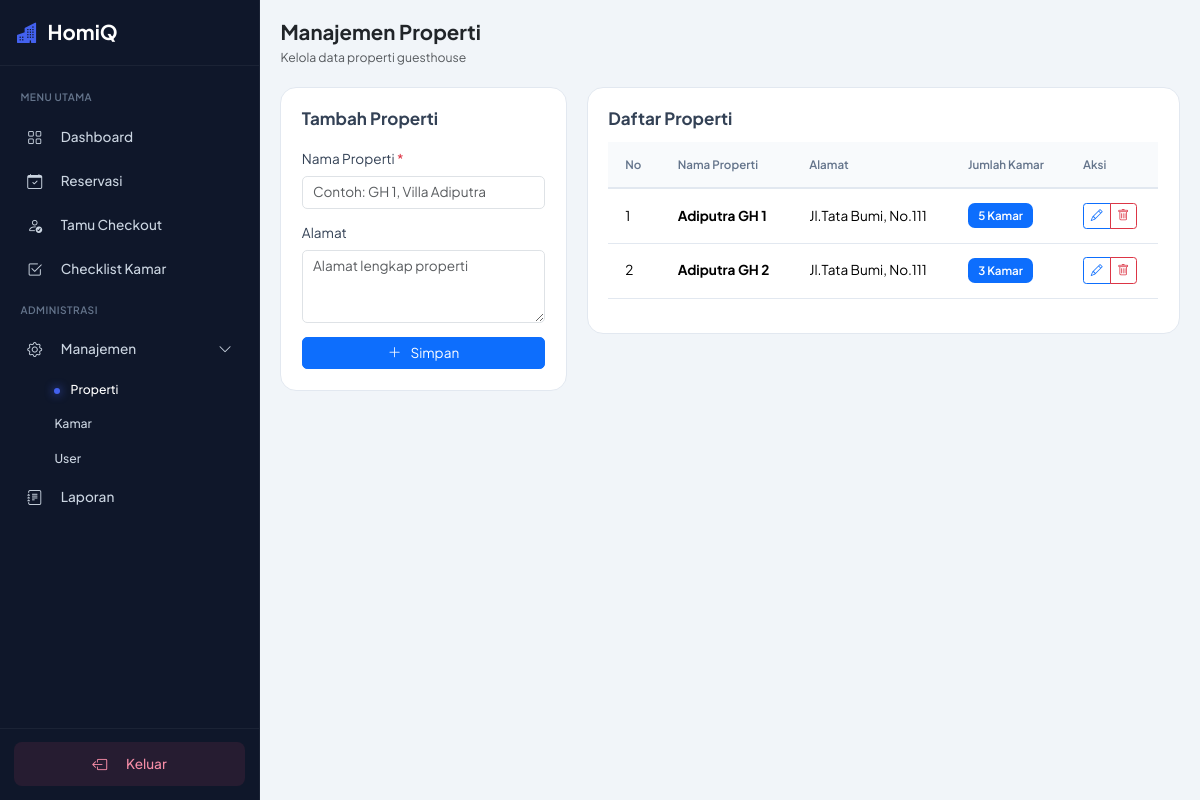
The app's page /manajemen_properti.php (signed in) with its own data.
### tables this page shows
CREATE TABLE `tbl_properti` (
  `id_properti` int(11) NOT NULL,
  `nama_properti` varchar(100) NOT NULL,
  `alamat` text DEFAULT NULL
);

### manajemen_properti.php (the view, shortened to what this page needs)
<?php
require_once 'koneksi.php';
$edit_data = null;
$query = "SELECT p.*,
          (SELECT COUNT(*) FROM tbl_kamar WHERE id_properti = p.id_properti) as jumlah_kamar
          FROM tbl_properti p
          ORDER BY p.nama_properti";
$result_properti = $koneksi->query($query);
?>
<!DOCTYPE html>
<html lang="id">
<head>
    <link href="https://cdn.jsdelivr.net/npm/bootstrap@5.3.3/dist/css/bootstrap.min.css" rel="stylesheet">
    <link href="https://cdn.jsdelivr.net/npm/bootstrap-icons@1.11.3/font/bootstrap-icons.css" rel="stylesheet">
</head>
<body style="overflow-x: hidden;">
    <?php include 'sidebar.php'; ?>
    <main id="main-content" class="flex-grow-1 p-3 p-md-4">
        <header class="d-flex justify-content-between align-items-center mb-4">
            <div class="d-flex align-items-center">
                <div>
                    <h4 class="fw-bold mb-1 text-dark">Manajemen Properti</h4>
                    <p class="text-muted mb-0" style="font-size: 0.9rem;">Kelola data properti guesthouse</p>
                </div>
            </div>
        </header>
        <div class="row">
            <div class="col-lg-4 mb-4">
                <div class="content-card">
                    <h5 class="mb-4 fw-bold"><?php echo $edit_data ? 'Edit' : 'Tambah'; ?> Properti</h5>
                    <form method="POST" action="">
                        <div class="mb-3">
                            <label for="nama_properti" class="form-label">Nama Properti <span class="text-danger">*</span></label>
                            <input type="text" class="form-control" id="nama_properti" name="nama_properti"
                                   value="<?php echo htmlspecialchars($edit_data['nama_properti'] ?? ''); ?>"
                                   required placeholder="Contoh: GH 1, Villa Adiputra">
                        </div>
                        <div class="mb-3">
                            <label for="alamat" class="form-label">Alamat</label>
                            <textarea class="form-control" id="alamat" name="alamat" rows="3"
                                      placeholder="Alamat lengkap properti"><?php echo htmlspecialchars($edit_data['alamat'] ?? ''); ?></textarea>
                        </div>
                        <div class="d-grid gap-2">
                            <button type="submit" class="btn btn-primary">
                                <i class="bi bi-<?php echo $edit_data ? 'check-lg' : 'plus-lg'; ?> me-2"></i>
                                <?php echo $edit_data ? 'Update' : 'Simpan'; ?>
                            </button>
                        </div>
                    </form>
                </div>
            </div>
            <div class="col-lg-8">
                <div class="content-card">
                    <h5 class="mb-3 fw-bold">Daftar Properti</h5>
                    <?php if ($result_properti->num_rows > 0): ?>
                        <div class="table-responsive">
                            <table class="table table-modern">
                                <thead>
                                    <tr>
                                        <th>No</th>
                                        <th>Nama Properti</th>
                                        <th>Alamat</th>
                                        <th>Jumlah Kamar</th>
                                        <th>Aksi</th>
                                    </tr>
                                </thead>
                                <tbody>
                                    <?php
                                    $no = 1;
                                    while ($row = $result_properti->fetch_assoc()):
                                    ?>
                                        <tr>
                                            <td><?php echo $no++; ?></td>
                                            <td><strong><?php echo htmlspecialchars($row['nama_properti']); ?></strong></td>
                                            <td><?php echo htmlspecialchars($row['alamat'] ?: '-'); ?></td>
                                            <td><span class="badge bg-primary badge-modern"><?php echo $row['jumlah_kamar']; ?> Kamar</span></td>
                                            <td>
                                                <div class="btn-group" role="group">
                                                    <a href="?edit=<?php echo $row['id_properti']; ?>" class="btn btn-sm btn-outline-primary" title="Edit"><i class="bi bi-pencil"></i></a>
                                                    <button type="button" class="btn btn-sm btn-outline-danger" onclick="confirmDelete(<?php echo $row['id_properti']; ?>, '<?php echo htmlspecialchars(addslashes($row['nama_properti'])); ?>')" title="Hapus"><i class="bi bi-trash"></i></button>
                                                </div>
                                            </td>
                                        </tr>
                                    <?php endwhile; ?>
                                </tbody>
                            </table>
                        </div>
                    <?php endif; ?>
                </div>
            </div>
        </div>
    </main>
</body>
</html>

### manajemen_properti.php (style rules this page uses)
html { font-size: 85%; }
:root { --primary: #4361ee; --primary-soft: #eef2ff; --secondary: #3f37c9; --success: #06d6a0; --warning: #ffd166; --danger: #ef476f; --dark: #1e293b; --light: #f8f9fa; --body-bg: #f1f5f9; --card-bg: #ffffff; --text-main: #334155; --text-muted: #64748b; --border-color: #e2e8f0; --sidebar-width: 260px; --sidebar-width-minimized: 90px; --sidebar-bg: #0f172a; --radius-md: 12px; --radius-lg: 16px; }
body { font-family: 'Plus Jakarta Sans', sans-serif; background-color: var(--body-bg); color: var(--text-main); display: flex; min-height: 100vh; }
#main-content { transition: margin-left 0.3s ease, width 0.3s ease; width: 100%; margin-left: var(--sidebar-width); }
.content-card { background: var(--card-bg); border-radius: var(--radius-lg); padding: 1.5rem; box-shadow: var(--shadow-sm); border: 1px solid var(--border-color); margin-bottom: 1.5rem; }
.table-modern { width: 100%; }
.table-modern thead th { background: #f8fafc; font-weight: 600; font-size: 0.85rem; color: var(--text-muted); border-bottom: 2px solid var(--border-color); padding: 1rem 1.25rem; }
.table-modern tbody td { padding: 1rem 1.25rem; vertical-align: middle; border-bottom: 1px solid var(--border-color); }
.badge-modern { padding: 0.5rem 0.75rem; border-radius: 0.5rem; font-weight: 600; font-size: 0.85rem; }

### sidebar.php (style rules this page uses)
:root { --primary: #4361ee; --sidebar-bg: #0f172a; --sidebar-width: 260px; --text-main: #334155; --text-muted: #64748b; }

### records on screen
tbl_properti: nama_properti "Adiputra GH 1", alamat "Jl.Tata Bumi, No.111", jumlah_kamar "5"
tbl_properti: nama_properti "Adiputra GH 2", alamat "Jl.Tata Bumi, No.111", jumlah_kamar "3"
